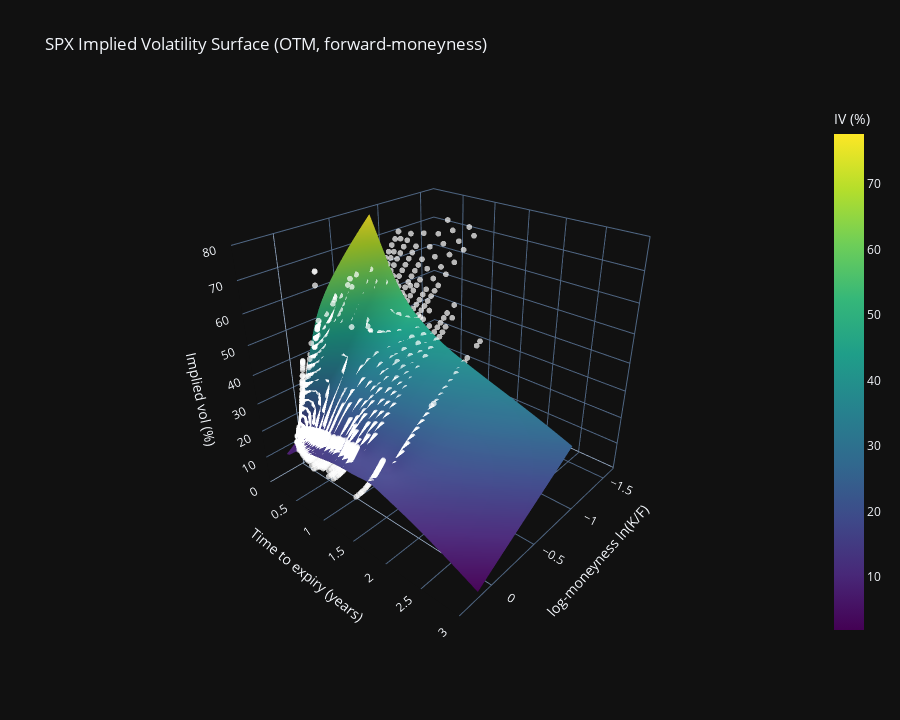

The notebook cell this image was saved under:
### Code cell
cfg = SurfaceConfig(
    min_T=1/365,  # Min 3-4 days Base 1 year =1, 1 month =1/12 etc.
    max_T=3   #
)
spx_surface_test = SPXIVSurface(spx_df2, cfg)
surface = SPXIVSurface(spx_df2, cfg=cfg)

fig = spx_surface_test.plot(
    title="SPX Implied Volatility Surface (OTM, forward-moneyness)",
    interpolate=True
)
fig.show()

### Figure 1 — Plotly figure (JSON) as saved in the notebook; plotly's stock layout.template omitted (floating-point values rounded to 4 significant figures; data arrays with more than 128 entries replaced by an {"elided": "..."} marker saying what was removed)
{"data": [{"colorbar": {"title": {"text": "IV (%)"}}, "colorscale": [[0, "#440154"], [0.1111, "#482878"], [0.2222, "#3e4989"], [0.3333, "#31688e"], [0.4444, "#26828e"], [0.5556, "#1f9e89"], [0.6667, "#35b779"], [0.7778, "#6ece58"], [0.8889, "#b5de2b"], [1, "#fde725"]], "hovertemplate": "ln(K/F): %{x:.3f}<br>T: %{y:.3f}y<br>IV: %{z:.2f}%<extra></extra>", "type": "surface", "x": {"elided": "60x60 float values"}, "y": {"elided": "60x60 float values"}, "z": {"elided": "60x60 float values"}}, {"hovertemplate": "ln(K/F): %{x:.3f}<br>T: %{y:.3f}y<br>IV: %{z:.2f}%<extra></extra>", "marker": {"color": "white", "opacity": 0.7, "size": 2}, "mode": "markers", "name": "OTM quotes", "type": "scatter3d", "x": {"elided": "7873 float values"}, "y": {"elided": "7873 float values"}, "z": {"elided": "7873 float values"}}], "layout": {"height": 720, "scene": {"camera": {"eye": {"x": 1.6, "y": 1.4, "z": 1.2}}, "xaxis": {"title": {"text": "log-moneyness ln(K/F)"}}, "yaxis": {"range": [0.00274, 3], "title": {"text": "Time to expiry (years)"}}, "zaxis": {"title": {"text": "Implied vol (%)"}}}, "title": {"text": "SPX Implied Volatility Surface (OTM, forward-moneyness)"}}}
